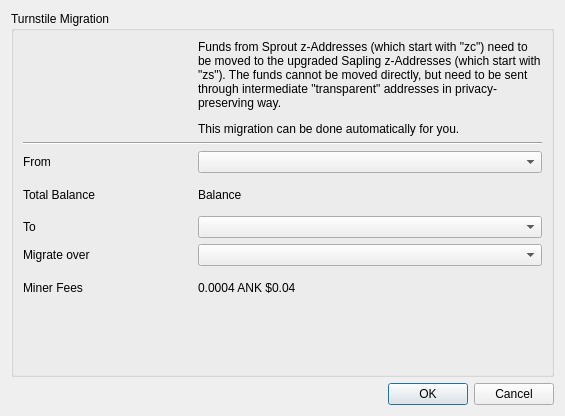
<?xml version="1.0" encoding="UTF-8"?>
<ui version="4.0">
 <class>Turnstile</class>
 <widget class="QDialog" name="Turnstile">
  <property name="geometry">
   <rect>
    <x>0</x>
    <y>0</y>
    <width>565</width>
    <height>416</height>
   </rect>
  </property>
  <property name="windowTitle">
   <string>Turnstile Migration</string>
  </property>
  <layout class="QVBoxLayout" name="verticalLayout">
   <item>
    <widget class="QGroupBox" name="groupBox">
     <property name="title">
      <string>Turnstile Migration</string>
     </property>
     <layout class="QVBoxLayout" name="verticalLayout_2">
      <item>
       <layout class="QGridLayout" name="gridLayout">
        <item row="0" column="0">
         <widget class="QLabel" name="msgIcon">
          <property name="text">
           <string/>
          </property>
          <property name="alignment">
           <set>Qt::AlignCenter</set>
          </property>
         </widget>
        </item>
        <item row="5" column="0">
         <widget class="QLabel" name="label_2">
          <property name="sizePolicy">
           <sizepolicy hsizetype="Minimum" vsizetype="Preferred">
            <horstretch>0</horstretch>
            <verstretch>0</verstretch>
           </sizepolicy>
          </property>
          <property name="text">
           <string>Migrate over</string>
          </property>
         </widget>
        </item>
        <item row="2" column="0">
         <widget class="QLabel" name="label">
          <property name="sizePolicy">
           <sizepolicy hsizetype="Minimum" vsizetype="Preferred">
            <horstretch>0</horstretch>
            <verstretch>0</verstretch>
           </sizepolicy>
          </property>
          <property name="text">
           <string>From</string>
          </property>
         </widget>
        </item>
        <item row="2" column="1" colspan="2">
         <widget class="AddressCombo" name="migrateZaddList">
          <property name="sizePolicy">
           <sizepolicy hsizetype="Expanding" vsizetype="Fixed">
            <horstretch>0</horstretch>
            <verstretch>0</verstretch>
           </sizepolicy>
          </property>
          <property name="editable">
           <bool>false</bool>
          </property>
          <property name="currentText">
           <string/>
          </property>
         </widget>
        </item>
        <item row="5" column="1" colspan="2">
         <widget class="QComboBox" name="privLevel">
          <property name="sizePolicy">
           <sizepolicy hsizetype="Expanding" vsizetype="Fixed">
            <horstretch>0</horstretch>
            <verstretch>0</verstretch>
           </sizepolicy>
          </property>
         </widget>
        </item>
        <item row="0" column="1" colspan="2">
         <widget class="QLabel" name="label_8">
          <property name="text">
           <string>&lt;html&gt;&lt;head/&gt;&lt;body&gt;&lt;p&gt;Funds from Sprout z-Addresses (which start with &amp;quot;zc&amp;quot;) need to be moved to the upgraded Sapling z-Addresses (which start with &amp;quot;zs&amp;quot;). The funds cannot be moved directly, but need to be sent through intermediate &amp;quot;transparent&amp;quot; addresses in privacy-preserving way.&lt;/p&gt;&lt;p&gt;This migration can be done automatically for you.&lt;/p&gt;&lt;/body&gt;&lt;/html&gt;</string>
          </property>
          <property name="wordWrap">
           <bool>true</bool>
          </property>
         </widget>
        </item>
        <item row="4" column="0">
         <widget class="QLabel" name="label_9">
          <property name="sizePolicy">
           <sizepolicy hsizetype="Minimum" vsizetype="Preferred">
            <horstretch>0</horstretch>
            <verstretch>0</verstretch>
           </sizepolicy>
          </property>
          <property name="text">
           <string>To</string>
          </property>
         </widget>
        </item>
        <item row="4" column="1" colspan="2">
         <widget class="AddressCombo" name="migrateTo"/>
        </item>
        <item row="1" column="0" colspan="3">
         <widget class="Line" name="line">
          <property name="orientation">
           <enum>Qt::Horizontal</enum>
          </property>
         </widget>
        </item>
        <item row="3" column="1">
         <widget class="QLabel" name="fromBalance">
          <property name="text">
           <string>Balance</string>
          </property>
         </widget>
        </item>
        <item row="7" column="0" rowspan="2" colspan="3">
         <spacer name="verticalSpacer">
          <property name="orientation">
           <enum>Qt::Vertical</enum>
          </property>
          <property name="sizeHint" stdset="0">
           <size>
            <width>20</width>
            <height>40</height>
           </size>
          </property>
         </spacer>
        </item>
        <item row="6" column="0">
         <widget class="QLabel" name="label_5">
          <property name="sizePolicy">
           <sizepolicy hsizetype="Minimum" vsizetype="Preferred">
            <horstretch>0</horstretch>
            <verstretch>0</verstretch>
           </sizepolicy>
          </property>
          <property name="text">
           <string>Miner Fees</string>
          </property>
         </widget>
        </item>
        <item row="6" column="1" colspan="2">
         <widget class="QLabel" name="minerFee">
          <property name="sizePolicy">
           <sizepolicy hsizetype="Expanding" vsizetype="Preferred">
            <horstretch>0</horstretch>
            <verstretch>0</verstretch>
           </sizepolicy>
          </property>
          <property name="text">
           <string notr="true">0.0004 ANK $0.04</string>
          </property>
          <property name="alignment">
           <set>Qt::AlignLeading|Qt::AlignLeft|Qt::AlignVCenter</set>
          </property>
         </widget>
        </item>
        <item row="3" column="0">
         <widget class="QLabel" name="label_3">
          <property name="text">
           <string>Total Balance</string>
          </property>
         </widget>
        </item>
       </layout>
      </item>
     </layout>
    </widget>
   </item>
   <item>
    <widget class="QDialogButtonBox" name="buttonBox">
     <property name="orientation">
      <enum>Qt::Horizontal</enum>
     </property>
     <property name="standardButtons">
      <set>QDialogButtonBox::Cancel|QDialogButtonBox::Ok</set>
     </property>
    </widget>
   </item>
  </layout>
 </widget>
 <customwidgets>
  <customwidget>
   <class>AddressCombo</class>
   <extends>QComboBox</extends>
   <header>addresscombo.h</header>
  </customwidget>
 </customwidgets>
 <resources/>
 <connections>
  <connection>
   <sender>buttonBox</sender>
   <signal>accepted()</signal>
   <receiver>Turnstile</receiver>
   <slot>accept()</slot>
   <hints>
    <hint type="sourcelabel">
     <x>248</x>
     <y>254</y>
    </hint>
    <hint type="destinationlabel">
     <x>157</x>
     <y>274</y>
    </hint>
   </hints>
  </connection>
  <connection>
   <sender>buttonBox</sender>
   <signal>rejected()</signal>
   <receiver>Turnstile</receiver>
   <slot>reject()</slot>
   <hints>
    <hint type="sourcelabel">
     <x>316</x>
     <y>260</y>
    </hint>
    <hint type="destinationlabel">
     <x>286</x>
     <y>274</y>
    </hint>
   </hints>
  </connection>
 </connections>
</ui>
